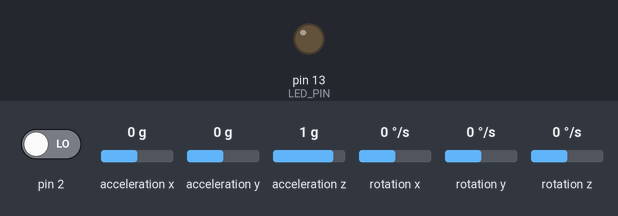
Bench run of a sketch on a simulated Arduino Uno, built with avr-gcc and run on an emulated ATmega328P. Shown: output pins drawn as LEDs (lit = HIGH). Dashed ring = blinking. The test bench sets the inputs (shaded band); at power-on: pin 2 LOW, acceleration x 0 g, acceleration y 0 g, acceleration z 1 g, rotation x 0 °/s, rotation y 0 °/s, rotation z 0 °/s. The sensor or clock chip raises its interrupt line as the real part does; what the sketch prints to the serial monitor is not drawn.

Above: at 0.1 s.
At 1.71 s:
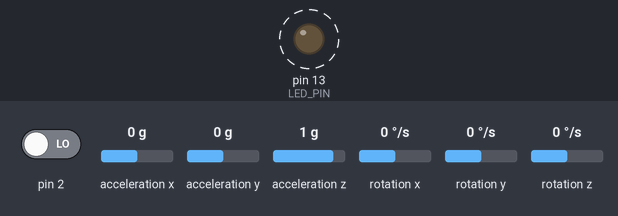
Timing chart, 0 to 4.6 s (numbered marks = the images above):
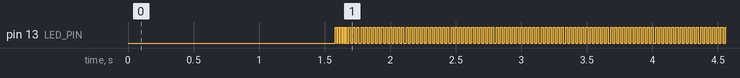

Measured:
- by itself, pin 13 (LED_PIN): alternates HIGH for 0.02 s and LOW for 0.02 s

The sketch:

MPU6050_Latest_code.ino
```cpp
/*
     Project Name:      Cervical Trainer
     Author List:       Abhishek Kansara,Bharathi Kumar
     Filename:          MPU6050_Latest_code
     Functions:         GetDMP() , MPUMath(), setup(), loop()
                        ,i2cSetup(),dmpDataReady(),MPU6050Connect()
     Global Variables:  MPUOffsets[],mpuInterrupt, FifoAlive,IsAlive,mpuIntStatus,devStatus,packetSize,fifoCount,
                        fifoBuffer[64],q,aa,aaReal,aaWorld,gravity,euler[],ypr[],StartUP
*/

#include "I2Cdev.h"
#include "MPU6050_6Axis_MotionApps20.h"
#include "Wire.h"


MPU6050 mpu;


#define DEBUG
#ifdef DEBUG
//#define DPRINT(args...)  Serial.print(args)             //OR use the following syntax:
#define DPRINTSTIMER(t)    for (static unsigned long SpamTimer; (unsigned long)(millis() - SpamTimer) >= (t); SpamTimer = millis())
#define  DPRINTSFN(StrSize,Name,...) {char S[StrSize];Serial.print("\t");Serial.print(Name);Serial.print(" "); Serial.print(dtostrf((float)__VA_ARGS__ ,S));}//StringSize,Name,Variable,Spaces,Percision
#define DPRINTLN(...)      Serial.println(__VA_ARGS__)
#else
#define DPRINTSTIMER(t)    if(false)
#define DPRINTSFN(...)     //blank line
#define DPRINTLN(...)      //blank line
#endif
#define LED_PIN 13

//  XA      YA      ZA      XG      YG      ZG
// MPU Offset Values
int MPUOffsets[6] = { -149, -744, 1052, 98, 183, -47};

// ............................................I2C SETUP Items......................................//

/*
  Function Name:  i2cSetup
  Input:    None
  Output:   It is used to setup I2C protocol
  Logic:    We here are just using the Wire.begin function
            from Wire.h library.Through this function we are
            just invoking the I2C protocol by assiging its
            registers in arduino
*/

void i2cSetup() {
  // join I2C bus (I2Cdev library doesn't do this automatically)
#if I2CDEV_IMPLEMENTATION == I2CDEV_ARDUINO_WIRE
  Wire.begin();

  // 400kHz I2C clock (200kHz if CPU is 8MHz)
  TWBR = 24;
#elif I2CDEV_IMPLEMENTATION == I2CDEV_BUILTIN_FASTWIRE
  Fastwire::setup(400, true);
#endif
}

//.....................................INTERRUPT DETECTION ROUTINE......................................//

/*
  Variables
  mpuInterrupt: indicates whether MPU interrupt pin has gone high
*/

/*
  Function Name:  dmpDataReady
  Input:          None
  Output:         when data is coming then the intrrupt will generate
  Logic:          here only variable mpuInterrupt value is changed to true
                  when the interrupt occur
*/

volatile bool mpuInterrupt = false;
void dmpDataReady() {
  mpuInterrupt = true;
}

//.........................................MPU DMP SETUP..................................................//

// Variables
int FifoAlive = 0; // tests if the interrupt is triggering
int IsAlive = -20;     // counts interrupt start at -20 to get 20+ good values before assuming connected
// MPU control/status vars
uint8_t mpuIntStatus;   // holds actual interrupt status byte from MPU
uint8_t devStatus;      // return status after each device operation (0 = success, !0 = error)
uint16_t packetSize;    // expected DMP packet size (default is 42 bytes)
uint16_t fifoCount;     // count of all bytes currently in FIFO
uint8_t fifoBuffer[64]; // FIFO storage buffer

// orientation/motion vars
Quaternion q;           // [w, x, y, z]         quaternion container
VectorInt16 aa;         // [x, y, z]            accel sensor measurements
VectorInt16 aaReal;     // [x, y, z]            gravity-free accel sensor measurements
VectorInt16 aaWorld;    // [x, y, z]            world-frame accel sensor measurements
VectorFloat gravity;    // [x, y, z]            gravity vector
float euler[3];         // [psi, theta, phi]    Euler angle container
float ypr[3];           // [yaw, pitch, roll]   yaw/pitch/roll container and gravity vector
byte StartUP = 100; // lets get 100 readings from the MPU before we start trusting them (Bot is not trying to balance at this point it is just starting up.)

/*
  Function Name:  MPU6050Connect
  Input:          None
  Output:         The mpu gets initialized and sends offset values
  Logic:          first here mpu gets initialized and checks for the status
                  that the required device has established connection and
                  calibarte the sensor value
*/

void MPU6050Connect() {
  static int MPUInitCntr = 0;
  // initialize device
  mpu.initialize();
  // load and configure the DMP
  devStatus = mpu.dmpInitialize();

  if (devStatus != 0) {
    // ERROR!
    // 1 = initial memory load failed
    // 2 = DMP configuration updates failed
    // (if it's going to break, usually the code will be 1)

    char * StatStr[5] { "No Error", "initial memory load failed", "DMP configuration updates failed", "3", "4"};

    MPUInitCntr++;

    Serial.print(F("MPU connection Try #"));
    Serial.println(MPUInitCntr);
    Serial.print(F("DMP Initialization failed (code "));
    Serial.print(StatStr[devStatus]);
    Serial.println(F(")"));

    if (MPUInitCntr >= 10) return; //only try 10 times
    delay(1000);
    MPU6050Connect(); // Lets try again
    return;
  }

  mpu.setXAccelOffset(MPUOffsets[0]);
  mpu.setYAccelOffset(MPUOffsets[1]);
  mpu.setZAccelOffset(MPUOffsets[2]);
  mpu.setXGyroOffset(MPUOffsets[3]);
  mpu.setYGyroOffset(MPUOffsets[4]);
  mpu.setZGyroOffset(MPUOffsets[5]);

  Serial.println(F("Enabling DMP..."));
  mpu.setDMPEnabled(true);

  // enable Arduino interrupt detection
  Serial.println(F("Enabling interrupt detection (Arduino external interrupt pin 2 on the Uno)..."));
  Serial.print("mpu.getInterruptDrive=  "); Serial.println(mpu.getInterruptDrive());
  attachInterrupt(0, dmpDataReady, RISING); //pin 2 on the Uno
  mpuIntStatus = mpu.getIntStatus();

  // get expected DMP packet size for later comparison
  packetSize = mpu.dmpGetFIFOPacketSize();

  delay(1000); // Let it Stabalize

  mpu.resetFIFO(); // Clear fifo buffer
  mpu.getIntStatus();
  mpuInterrupt = false; // wait for next interrupt
}

//...........................MPU DMP Get Data............................//

/*
  Function Name:  GetDMP
  Input:          None
  Output:         Get the data in form of data from i2c and processes further
  Logic:          we are getting data from I2C library
                  library acts as data processing from the raw
                  data from MPU and convert it in to euler angle
*/

void GetDMP() {

  // Best version I have made so far
  // Serial.println(F("FIFO interrupt at:"));
  // Serial.println(micros());

  static unsigned long LastGoodPacketTime;
  mpuInterrupt = false;
  FifoAlive = 1;
  fifoCount = mpu.getFIFOCount();
  if ((!fifoCount) || (fifoCount % packetSize)) {
    // we have failed Reset and wait till next time!
    digitalWrite(LED_PIN, LOW); // lets turn off the blinking light so we can see we are failing.
    mpu.resetFIFO();// clear the buffer and start over
  } else {
    while (fifoCount  >= packetSize) {
      // Get the packets until we have the latest!
      mpu.getFIFOBytes(fifoBuffer, packetSize); // Get the data
      fifoCount -= packetSize;
    }
    LastGoodPacketTime = millis();
    MPUMath(); //  On success MPUMath()
    digitalWrite(LED_PIN, !digitalRead(LED_PIN)); // Blink the Light
  }
}

//........................... MPU Math ...............................//

/*
  Function Name:  MPUMath
  Input:          None
  Output:         We get Yaw,Pitch,Roll in Degrees.
  Logic:          We are using some simple math and map function to calculate
                  this process of coverting it into degrees
*/

float Yaw, Pitch, Roll;
void MPUMath() {

  mpu.dmpGetQuaternion(&q, fifoBuffer);
  mpu.dmpGetGravity(&gravity, &q);
  mpu.dmpGetYawPitchRoll(ypr, &q, &gravity);

  // conversion from rads to degree
  Yaw = (ypr[0] * 180.0 / M_PI);
  Pitch = (ypr[1] *  180.0 / M_PI);
  Roll = (ypr[2] *  180.0 / M_PI);

  // conversion of data into packets for bluetooth transmission
  int outy = map(Yaw, -180, 180, 0, 360) + 360;
  int outr = map(Pitch, -180, 180, 0, 360) + 360;
  int outp = map(Roll,  180, -180, 0, 360) + 360;

  Serial.print(outy);
  Serial.print("y");
  Serial.print(outp);
  Serial.print("p");
  Serial.print(outr);
  Serial.print("r");
  Serial.println("\t");
}

//.............................................Setup...........................................//


/*
  Function Name:  setup
  Input:          None
  Output:         We are here initializing the I2C protocol,baud rate,Led as an OUTPUT and MPU6050 device
  Logic:          Just Calling the function
*/

void setup() {
  Serial.begin(9600); //115200
  while (!Serial);
  Serial.println("i2cSetup");
  i2cSetup();
  Serial.println("MPU6050Connect");
  MPU6050Connect();
  Serial.println("Setup complete");
  pinMode(LED_PIN, OUTPUT);
}

//.............................................Loop...........................................//

/*
  Function Name:  loop
  Input:          None
  Output:         Whole processing occurs here
  Logic:          Just Call the GetDMP function if interrupt occur
*/

void loop() {
  if (mpuInterrupt ) {
    // wait for MPU interrupt or extra packet(s) available
    GetDMP();
  }
}
```
